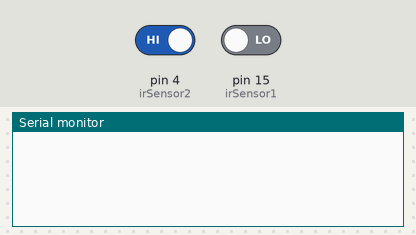
A sketch run on a simulated Arduino Uno, built with avr-gcc and run on an emulated ATmega328P. Shown: the last lines printed to the serial monitor. Inputs (shaded band) come from the test bench; at power-on: pin 15 (irSensor1) LOW, pin 4 (irSensor2) HIGH.

Above: at 1.2 s.
1.3 s: pin 15 (irSensor1) driven HIGH
At 2.4 s:
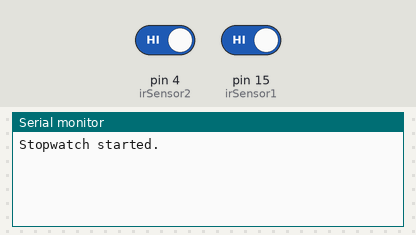
2.8 s: pin 4 (irSensor2) driven LOW
At 3.5 s:
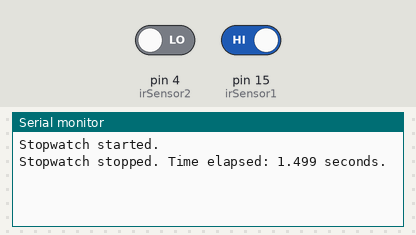

Measured:
- after the input at 1.3 s, the serial monitor: prints a new line at once (image 1)
- after the input at 2.8 s, the serial monitor: prints a new line at once (image 2)

The sketch:

lfr_automatic_timing_system.ino
```cpp
// ir sensor 1 is to be placed at the start and ir sensor 2 is to be placed at the end
const int irSensor1 = 15;  // GPIO pin for IR sensor 1
const int irSensor2 = 4;  // GPIO pin for IR sensor 2

bool objectDetected1 = false;
bool timerRunning = false;
unsigned long startTime = 0;
unsigned long elapsedTime = 0;

void setup() {
  pinMode(irSensor1, INPUT);
  pinMode(irSensor2, INPUT);
  Serial.begin(115200);
}

void loop() {
  // Read the IR sensor values
  int sensor1State = digitalRead(irSensor1);  // Reading state of IR sensor 1
  int sensor2State = digitalRead(irSensor2);  // Reading state of IR sensor 2

  // IR Sensor 1: Start the stopwatch when the object leaves (assume LOW means object is detected)
  if (sensor1State == HIGH && !timerRunning && objectDetected1) {
    timerRunning = true;
    startTime = millis();
    Serial.println("Stopwatch started.");
  }

  // Update detection status of IR Sensor 1
  if (sensor1State == LOW) {
    objectDetected1 = true;
  }

  // IR Sensor 2: Stop the stopwatch when an object is detected
  if (sensor2State == LOW && timerRunning) {
    timerRunning = false;
    elapsedTime = millis() - startTime;
    Serial.print("Stopwatch stopped. Time elapsed: ");
    Serial.print(elapsedTime / 1000.0, 3);  // Display time in seconds
    Serial.println(" seconds.");
    objectDetected1 = false;  // Reset detection for next measurement
  }

  delay(1);  // Small delay to avoid rapid reading
}
```
